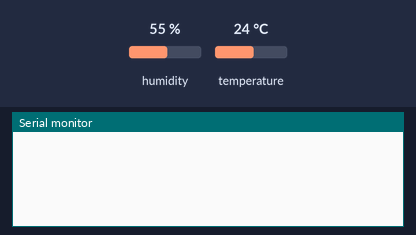
Recording of a sketch running on a simulated Arduino Uno, built with avr-gcc and run on an emulated ATmega328P. Parts: the last lines printed to the serial monitor. The test bench sets the inputs (shaded band); at power-on: humidity 55 %, temperature 24 °C.

Above: at 1.2 s.
1.3 s: humidity set to 22 %
At 15.4 s:
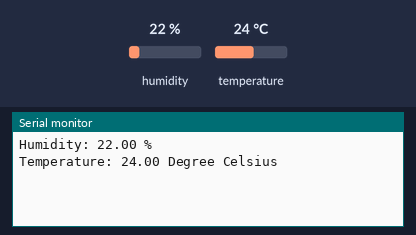
23.8 s: temperature set to 12 °C
At 30.6 s:
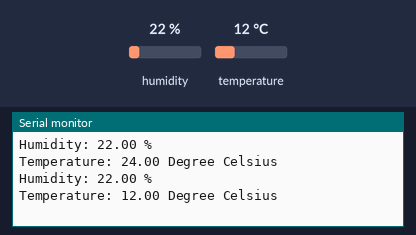
46.3 s: humidity set to 40 %
At 61.1 s:
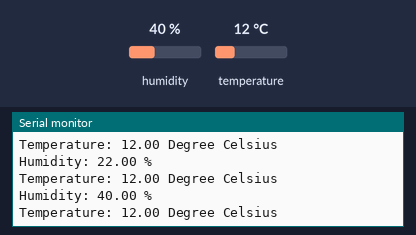

The sketch:

DHT22.ino
```cpp
#include <DHT.h>
#include <DHT_U.h>


#define DHTPIN 7
#define DHTTYPE DHT22
DHT dht(DHTPIN, DHTTYPE);


void setup() {
  // put your setup code here, to run once:
  Serial.begin(9600);

  dht.begin();


}

void loop() {
  // put your main code here, to run repeatedly:

  delay(15000);

  float humi = dht.readHumidity();
  float temp = dht.readTemperature();

  Serial.print("Humidity: ");
  Serial.print(humi);
  Serial.println(" %");
  Serial.print("Temperature: ");
  Serial.print(temp);
  Serial.println(" Degree Celsius");

}
```

Measured:
- after the input at 1.3 s, the serial monitor: prints a new line after 13.7 s (image 1)
- after the input at 23.8 s, the serial monitor: prints a new line after 6.2 s (image 2)
- after the input at 46.3 s, the serial monitor: prints a new line after 13.7 s (image 3)
